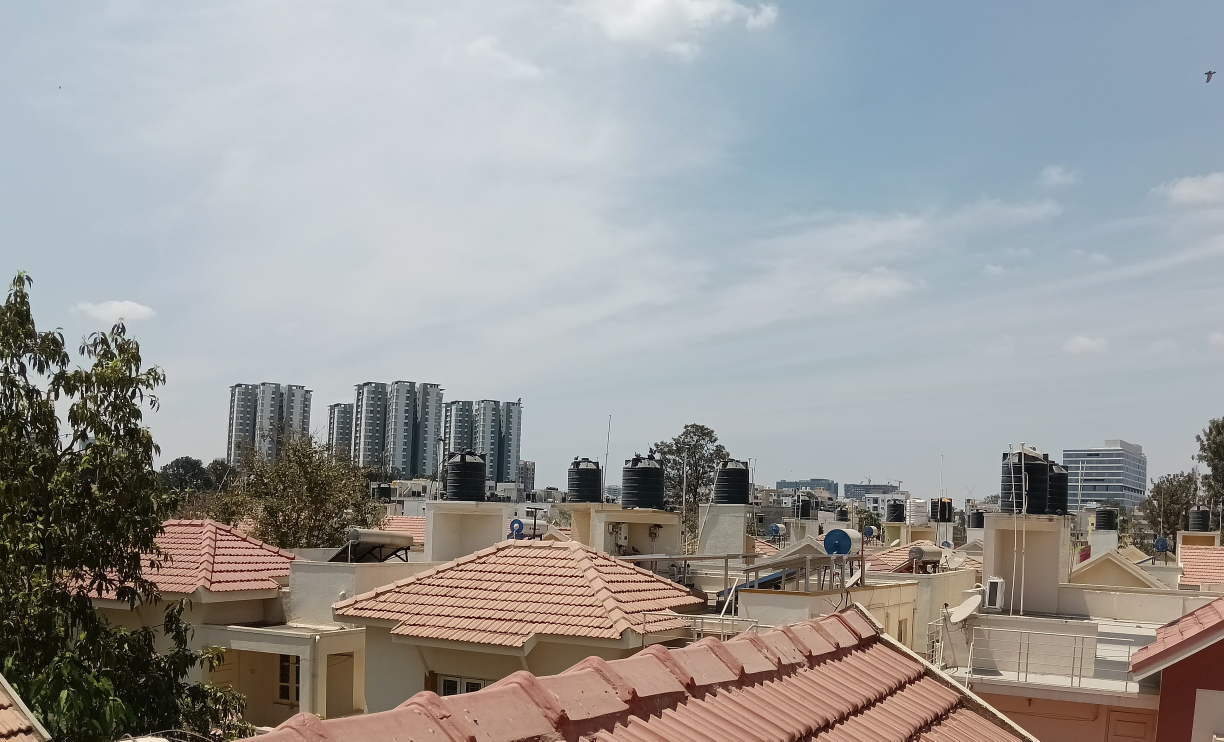
#> input picture part2/in2/panorama2.jpeg, 3672 x 2224 px (shown at 1/3 size)
$ python -i part2.py   (imports and definitions only)
#> lines starting #> are read from the running program, lines starting #| are printed output that depends on the picture; after the words box and inside, x2 and y2 are one past the last pixel; in counts of white or black regions, pixels touching at a corner belong together
#> further down, picture is the input picture: shape (2224, 3672, 3); mean B, G, R 153.1, 153.7, 153.7
import os
import cv2
import numpy as np


# [8 lines left out: function imgResize, not called in this run]


def crop(img):
    # Convert image to grayscale
    gray = cv2.cvtColor(img, cv2.COLOR_BGR2GRAY)
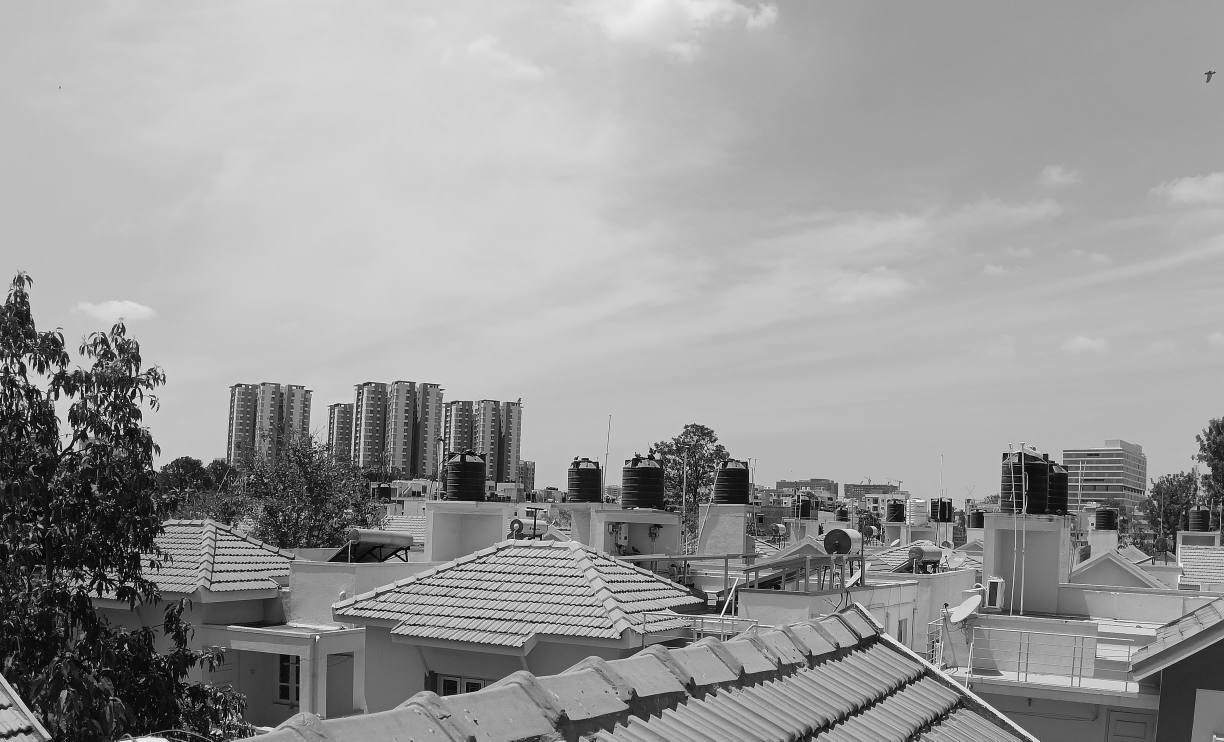
#> gray: shape (2224, 3672) (shown at 1/3 size); min 0, max 255, mean 153.7
    # Apply binary threshold
    _, thresh = cv2.threshold(gray, 0, 255, cv2.THRESH_BINARY)
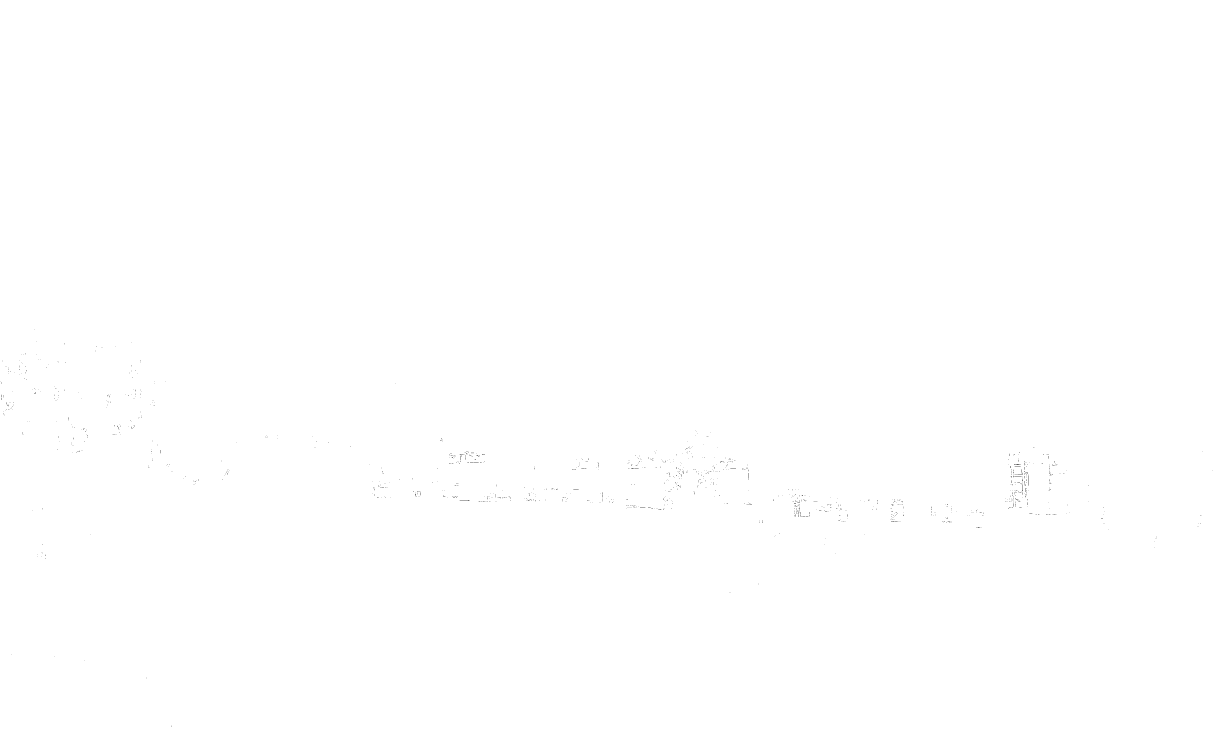
#> thresh: shape (2224, 3672) (shown at 1/3 size); 100% white; black in thin lines or dots, all inside (x1, y1, x2, y2) = (2, 989, 3638, 2180)
    # Find external contours
    contours, _ = cv2.findContours(thresh, cv2.RETR_EXTERNAL, cv2.CHAIN_APPROX_SIMPLE)
#> contours = [[[0, 0], [0, 2223], [3671, 2223], [3671, 0]]]
    # Crop image based on the bounding rectangle of the first contou
    if contours:
        x, y, w, h = cv2.boundingRect(contours[0])
#> x = 0; y = 0; w = 3672; h = 2224
        return img[y:y + h - 1, x:x + w - 1]
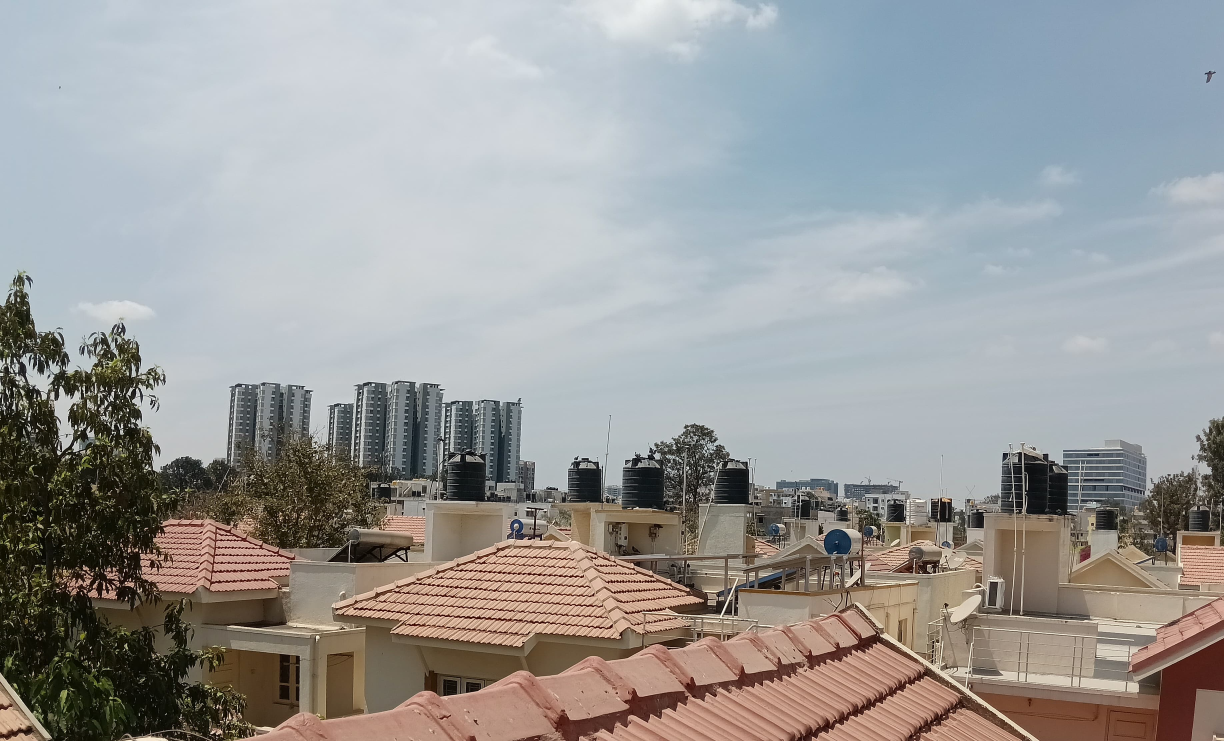
#> returned value: shape (2223, 3671, 3) (shown at 1/3 size); mean of channels 0, 1, 2 153.1, 153.8, 153.7; drawn as B, G, R

    return img


# [82 lines left out: functions detectKP, matchKP, drawMatches, stitch, not called in this run]


#clearing output folder
output_folder="out"
# [5 lines not run here, left out]


input_folder="in2"
NumberOfInputs=4

files=[]
# [4 lines not run here, left out]
path = [os.path.join(input_folder, f) for f in files]
#loading the 1st image
# [1 line not run here, left out]
# [1 line that did not run here, left out]

#iteratively stitching images
# [12 lines not run here, left out]

>>> import cv2
>>> picture = cv2.imread('in2/panorama2.jpeg')
>>> result = crop(picture)

$ run again, on part2/in2/row-1-column-4.jpg
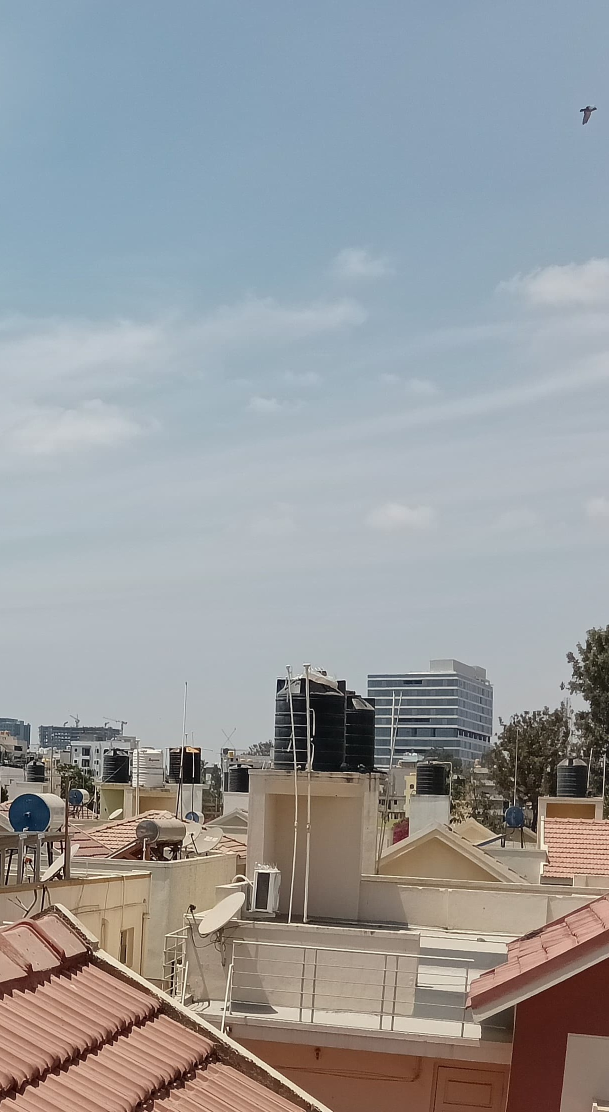
#> input picture part2/in2/row-1-column-4.jpg, 1218 x 2224 px (shown at 1/2 size)
#> picture is the input picture: shape (2224, 1218, 3); mean B, G, R 157.1, 154.3, 151.6
#> in crop, `gray = cv2.cvtColor(img, cv2.COLOR_BGR2GRAY)`:
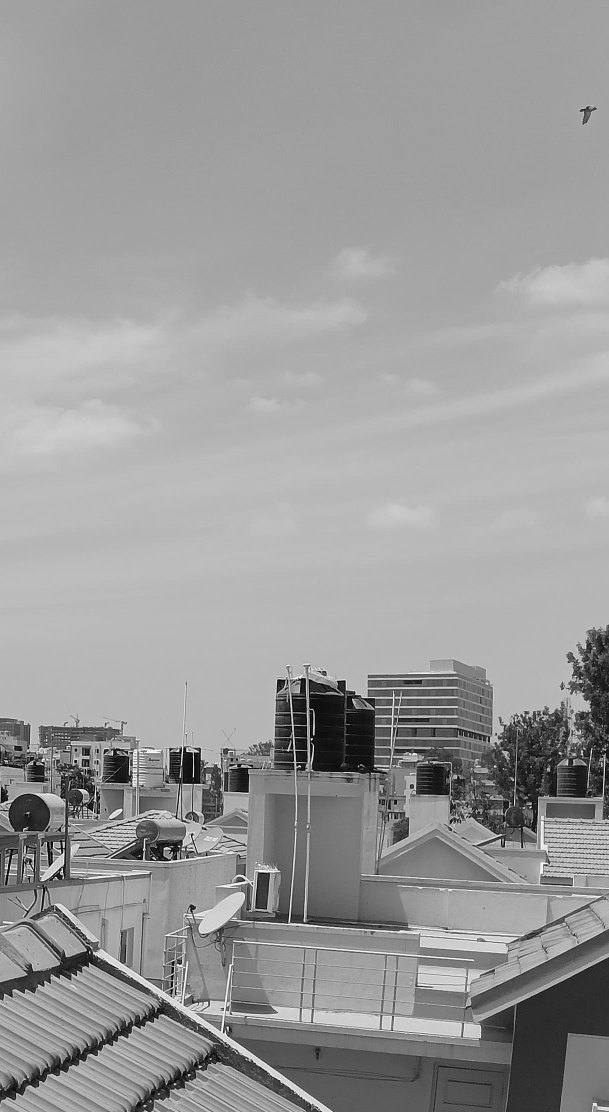
#> gray: shape (2224, 1218) (shown at 1/2 size); min 0, max 255, mean 153.8
#> thresh: shape (2224, 1218); 100% white; black in thin lines or dots, all inside (x1, y1, x2, y2) = (3, 1343, 1171, 1662)
#> contours = [[[0, 0], [0, 2223], [1217, 2223], [1217, 0]]]
#> x = 0; w = 1218; h = 2224
